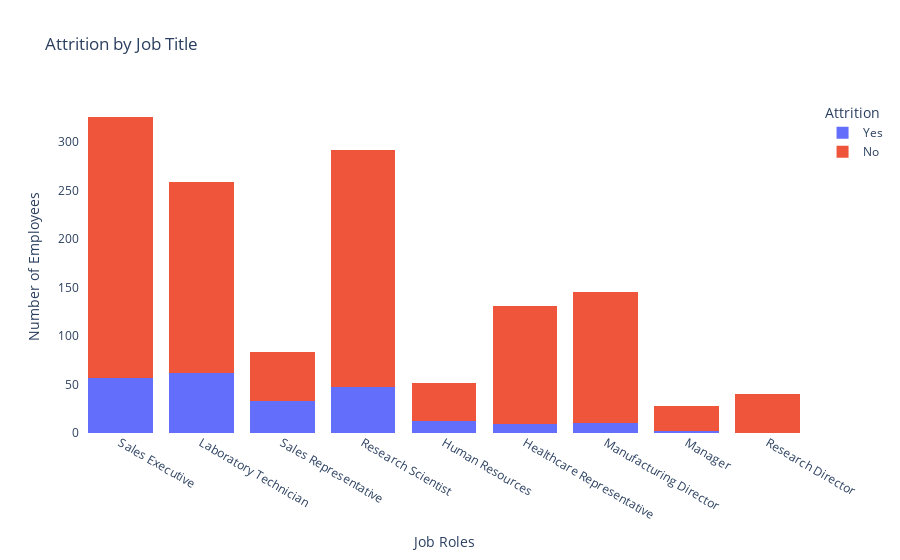

The cell this chart's notebook holds for it:
### Code cell
fig = px.histogram(newdf,
                  x="JobRole",
                  color="Attrition",
                  title="Attrition by Job Title",
                  template="plotly",
                  barmode="stack"
)

fig.update_layout(
    xaxis_title="Job Roles",
    yaxis_title="Number of Employees",
    legend_title="Attrition",
    showlegend=True,
    plot_bgcolor="white",
)

fig.show()

### Figure 1 — Plotly figure (JSON) as saved in the notebook; plotly's stock layout.template omitted (floating-point values rounded to 4 significant figures; data arrays with more than 128 entries replaced by an {"elided": "..."} marker saying what was removed)
{"data": [{"alignmentgroup": "True", "bingroup": "x", "hovertemplate": "Attrition=Yes<br>JobRole=%{x}<br>count=%{y}<extra></extra>", "legendgroup": "Yes", "marker": {"color": "#636efa", "pattern": {"shape": ""}}, "name": "Yes", "offsetgroup": "Yes", "orientation": "v", "showlegend": true, "type": "histogram", "x": {"elided": "232 str values"}, "xaxis": "x", "yaxis": "y"}, {"alignmentgroup": "True", "bingroup": "x", "hovertemplate": "Attrition=No<br>JobRole=%{x}<br>count=%{y}<extra></extra>", "legendgroup": "No", "marker": {"color": "#EF553B", "pattern": {"shape": ""}}, "name": "No", "offsetgroup": "No", "orientation": "v", "showlegend": true, "type": "histogram", "x": {"elided": "1124 str values"}, "xaxis": "x", "yaxis": "y"}], "layout": {"barmode": "stack", "legend": {"title": {"text": "Attrition"}, "tracegroupgap": 0}, "plot_bgcolor": "white", "showlegend": true, "title": {"text": "Attrition by Job Title"}, "xaxis": {"anchor": "y", "domain": [0, 1], "title": {"text": "Job Roles"}}, "yaxis": {"anchor": "x", "domain": [0, 1], "title": {"text": "Number of Employees"}}}}
